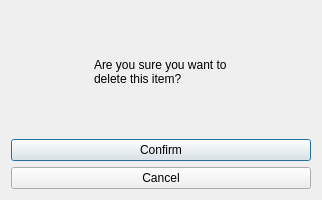
<?xml version="1.0" encoding="UTF-8"?>
<ui version="4.0">
 <class>deleteItemDialog</class>
 <widget class="QDialog" name="deleteItemDialog">
  <property name="geometry">
   <rect>
    <x>0</x>
    <y>0</y>
    <width>322</width>
    <height>200</height>
   </rect>
  </property>
  <property name="minimumSize">
   <size>
    <width>322</width>
    <height>200</height>
   </size>
  </property>
  <property name="maximumSize">
   <size>
    <width>322</width>
    <height>200</height>
   </size>
  </property>
  <property name="windowTitle">
   <string>Delete Item</string>
  </property>
  <layout class="QVBoxLayout" name="verticalLayout">
   <item alignment="Qt::AlignHCenter">
    <widget class="QLabel" name="confirmation">
     <property name="text">
      <string>Are you sure you want to delete this item?</string>
     </property>
     <property name="wordWrap">
      <bool>true</bool>
     </property>
    </widget>
   </item>
   <item>
    <widget class="QPushButton" name="confirmButton">
     <property name="text">
      <string>Confirm</string>
     </property>
    </widget>
   </item>
   <item>
    <widget class="QPushButton" name="cancelButton">
     <property name="text">
      <string>Cancel</string>
     </property>
    </widget>
   </item>
  </layout>
 </widget>
 <resources/>
 <connections/>
</ui>
